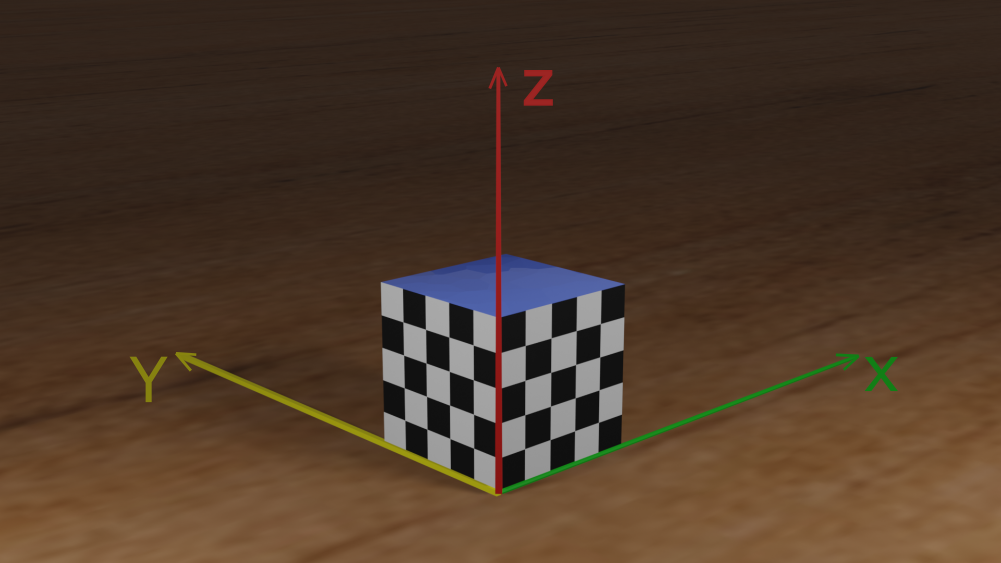
#> input picture Camera Calibration/Geometry/checkboard.png, 2002 x 1126 px (shown at 1/2 size)
$ jupyter execute temp.ipynb
#> lines starting #> are read from the running program, lines starting #| are printed output that depends on the picture; after the words box and inside, x2 and y2 are one past the last pixel; in counts of white or black regions, pixels touching at a corner belong together
[cell 1]
import numpy as np

[cell 2]
import numpy as np
from typing import List, Tuple
import cv2

from cv2 import cvtColor, COLOR_BGR2GRAY, TERM_CRITERIA_EPS, TERM_CRITERIA_MAX_ITER, \
    findChessboardCorners, cornerSubPix, drawChessboardCorners

'''
Please do Not change or add any imports.
'''

#task1

def findRot_xyz2XYZ(alpha: float, beta: float, gamma: float) -> np.ndarray:
    '''
    Args:
        alpha, beta, gamma: They are the rotation angles along x, y and z axis respectly.
            Note that they are angles, not radians.
    Return:
        A 3x3 numpy array represents the rotation matrix from xyz to XYZ.

    '''
    #rot_xyz2XYZ = np.eye(3).astype(float)

    # Your implementation

    rot_xyz2XYZ = np.matmul(rotate_matrix_along_z(gamma), np.matmul(rotate_matrix_along_x(beta), rotate_matrix_along_z(alpha)))

    return rot_xyz2XYZ


def findRot_XYZ2xyz(alpha: float, beta: float, gamma: float) -> np.ndarray:
    '''
    Args:
        alpha, beta, gamma: They are the rotation angles of the 3 step respectly.
            Note that they are angles, not radians.
    Return:
        A 3x3 numpy array represents the rotation matrix from XYZ to xyz.

    '''
    rot_XYZ2xyz = np.eye(3).astype(float)

    # Your implementation

    rot_XYZ2xyz = np.matmul(rotate_matrix_along_z(-alpha), np.matmul(rotate_matrix_along_x(-beta), rotate_matrix_along_z(-gamma)))

    return rot_XYZ2xyz

"""
If your implementation requires implementing other functions. Please implement all the functions you design under here.
But remember the above "findRot_xyz2XYZ()" and "findRot_XYZ2xyz()" functions are the only 2 function that will be called in task1.py.
"""

# Your functions for task1

def rotate_matrix_along_x(angle):
    radians = np.radians(angle)

    rot_x = np.array([[1,0,0],[0, np.cos(radians), -np.sin(radians)],[0, np.sin(radians), np.cos(radians)]])

    return rot_x

def rotate_matrix_along_z(angle):
    radians = np.radians(angle)

    rot_z = np.array([[np.cos(radians), -np.sin(radians), 0],[np.sin(radians), np.cos(radians),0], [0,0,1]])

    return rot_z

[cell 3]
rot_xyz2XYZ = findRot_xyz2XYZ(15, 30, 20)
rot_XYZ2xyz = findRot_XYZ2xyz(15, 30, 20)

[cell 4]
np.linalg.det(rot_xyz2XYZ)

[cell 5]
np.linalg.det(rot_XYZ2xyz)

[cell 6]
point = np.array([1,0,0]).T
rot_XYZ2xyz @ rot_xyz2XYZ @ point

[cell 7]
point = np.array([0,1,0]).T
rot_XYZ2xyz @ rot_xyz2XYZ @ point

[cell 8]
point = np.array([0,0,1]).T
rot_XYZ2xyz @ rot_xyz2XYZ @ point

[cell 9]
# Test case 1
alpha = 45.0  # Rotation angle along x-axis
beta = 30.0   # Rotation angle along y-axis
gamma = 60.0  # Rotation angle along z-axis

# Calculate the rotation matrix from xyz to XYZ
rot_xyz2XYZ = findRot_xyz2XYZ(alpha, beta, gamma)

# Calculate the rotation matrix from XYZ to xyz
rot_XYZ2xyz = findRot_XYZ2xyz(alpha, beta, gamma)

# Check if the inverse relationship holds true
result = np.allclose(np.matmul(rot_xyz2XYZ, rot_XYZ2xyz), np.eye(3))

print("Test case 1:")
print("Rotation Matrix from xyz to XYZ:")
print(rot_xyz2XYZ)
print("Rotation Matrix from XYZ to xyz:")
print(rot_XYZ2xyz)
print("Inverse Relationship Test Result:", result)
print()

[cell 10]
# Test case 2
alpha = 90.0  # Rotation angle along x-axis
beta = 90.0   # Rotation angle along y-axis
gamma = 90.0  # Rotation angle along z-axis

# Calculate the rotation matrix from xyz to XYZ
rot_xyz2XYZ = findRot_xyz2XYZ(alpha, beta, gamma)

# Calculate the rotation matrix from XYZ to xyz
rot_XYZ2xyz = findRot_XYZ2xyz(alpha, beta, gamma)

# Check if the inverse relationship holds true
result = np.allclose(np.matmul(rot_xyz2XYZ, rot_XYZ2xyz), np.eye(3))

print("Test case 2:")
print("Rotation Matrix from xyz to XYZ:")
print(rot_xyz2XYZ)
print("Rotation Matrix from XYZ to xyz:")
print(rot_XYZ2xyz)
print("Inverse Relationship Test Result:", result)
print()

[cell 11]
# Test case 3
alpha = 0.0   # Rotation angle along x-axis
beta = 0.0    # Rotation angle along y-axis
gamma = 180.0 # Rotation angle along z-axis

# Calculate the rotation matrix from xyz to XYZ
rot_xyz2XYZ = findRot_xyz2XYZ(alpha, beta, gamma)

# Calculate the rotation matrix from XYZ to xyz
rot_XYZ2xyz = findRot_XYZ2xyz(alpha, beta, gamma)

# Check if the inverse relationship holds true
result = np.allclose(np.matmul(rot_xyz2XYZ, rot_XYZ2xyz), np.eye(3))

print("Test case 3:")
print("Rotation Matrix from xyz to XYZ:")
print(rot_xyz2XYZ)
print("Rotation Matrix from XYZ to xyz:")
print(rot_XYZ2xyz)
print("Inverse Relationship Test Result:", result)

### Part-2

[cell 12]
from typing import List, Tuple
import cv2
import numpy as np
from matplotlib import pyplot as plt
from cv2 import cvtColor, COLOR_BGR2GRAY, TERM_CRITERIA_EPS, TERM_CRITERIA_MAX_ITER, \
    findChessboardCorners, cornerSubPix, drawChessboardCorners

##### Question-1

[cell 13]
clr_img = cv2.imread('Geometry/checkboard.png')
#> clr_img is the input picture: shape (1126, 2002, 3); mean B, G, R 40.6, 56.2, 76.2

[cell 14]
def find_corner_img_coord(image: np.ndarray) -> np.ndarray:
    '''
    Args:
        image: Input image of size MxNx3. M is the height of the image. N is the width of the image. 3 is the channel of the image.
    Return:
        A numpy array of size 32x2 that represents the 32 checkerboard corners' pixel coordinates.
        The pixel coordinate is defined such that the of top-left corner is (0, 0) and the bottom-right corner of the image is (N, M).
    '''
    #img_coord = np.zeros([32, 2], dtype=float)

    # Your implementation
    PATTERN = (8,4)
    gray_img = cvtColor(image, COLOR_BGR2GRAY)
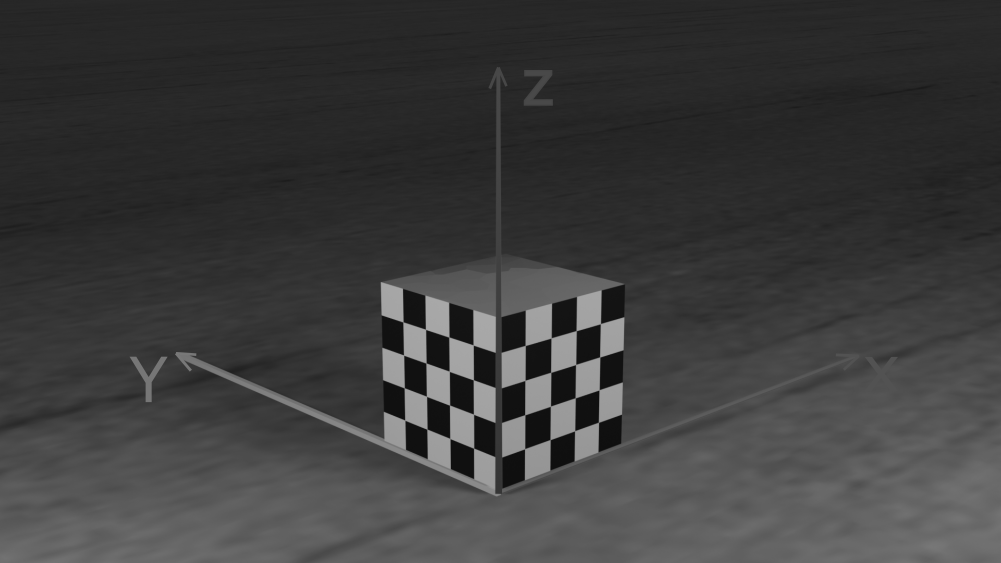
#> gray_img: shape (1126, 2002) (shown at 1/2 size); min 15, max 169, mean 60.4
    ret, corners = findChessboardCorners(gray_img, PATTERN, None)
#> ret = True; corners = 32 rows, first 8: [852.6, 660.3], [897.7, 675.1], [947.6, 691.5], [997.5, 704], [1051, 691.3], [1102.4, 676.5], [1153, 662.2], [1194, 658]

    criteria = (TERM_CRITERIA_EPS + TERM_CRITERIA_MAX_ITER, 30, 0.001)
    if ret:
        img_coord = cornerSubPix(gray_img, corners, (11,11), (-1,-1), criteria)
#> img_coord = 32 rows, first 8: [851.6, 659.2], [898.3, 674.5], [946.8, 690.5], [998.3, 706.5], [1050.8, 691.4], [1102.6, 676.4], [1152.8, 661.8], [1201.2, 647.8]
        img_coord = img_coord.reshape(32,2)
#> img_coord = 32 pairs, first value 851.6 to 1201.2, second value 647.8 to 913.8

    return img_coord

def find_corner_world_coord(img_coord: np.ndarray) -> np.ndarray:
    '''
    You can output the world coord manually or through some algorithms you design. Your output should be the same order with img_coord.
    Args:
        img_coord: The image coordinate of the corners. Note that you do not required to use this as input,
        as long as your output is in the same order with img_coord.
    Return:
        A numpy array of size 32x3 that represents the 32 checkerboard corners' pixel coordinates.
        The world coordinate or each point should be in form of (x, y, z).
        The axis of the world coordinate system are given in the image. The output results should be in milimeters.
    '''
    #world_coord = np.zeros([32, 3], dtype=float)

    # Your implementation
    world_coord = []
    for z_coord in [40,30, 20, 10]:
        for coord in [-30,-20,-10, 0 ,10, 20, 30, 40]:
            if coord < 0:
                coord_point  = [0 ,-coord, z_coord]
            elif coord >=0:
                coord_point = [coord, 0, z_coord]
            world_coord.append(coord_point)
    world_coord = np.array(world_coord)

    return world_coord


def find_intrinsic(img_coord: np.ndarray, world_coord: np.ndarray) -> Tuple[float, float, float, float]:
    '''
    Use the image coordinates and world coordinates of the 32 point to calculate the intrinsic parameters.
    Args:
        img_coord: The image coordinate of the 32 corners. This is a 32x2 numpy array.
        world_coord: The world coordinate of the 32 corners. This is a 32x3 numpy array.
    Returns:
        fx, fy: Focal length.
        (cx, cy): Principal point of the camera (in pixel coordinate).
    '''

    # [6 lines of commented-out code are left out]
    P = solving_for_intrinsic_and_extrinsic_matrix(img_coord, world_coord)

    # [5 lines of commented-out code are left out]

    m1 = P[0, :3]
    m2 = P[1, :3]
    m3 = P[2,:3]


    cx = m1.T @ m3
    cy = m2.T @ m3

    fx = np.sqrt(m1.T@m1 - np.square(cx))
    fy = np.sqrt(m2.T@m2 - np.square(cy))

    return fx, fy, cx, cy


def find_extrinsic(img_coord: np.ndarray, world_coord: np.ndarray) -> Tuple[np.ndarray, np.ndarray]:
    '''
    Use the image coordinates, world coordinates of the 32 point and the intrinsic parameters to calculate the extrinsic parameters.
    Args:
        img_coord: The image coordinate of the 32 corners. This is a 32x2 numpy array.
        world_coord: The world coordinate of the 32 corners. This is a 32x3 numpy array.
    Returns:
        R: The rotation matrix of the extrinsic parameters. It is a 3x3 numpy array.
        T: The translation matrix of the extrinsic parameters. It is a 1-dimensional numpy array with length of 3.
    '''

    #R = np.eye(3).astype(float)
    #T = np.zeros(3, dtype=float)

    # Your implementation
    P = solving_for_intrinsic_and_extrinsic_matrix(img_coord, world_coord)

    fx, fy, ox, oy = find_intrinsic(img_coord, world_coord)

    r31, r32, r33, tz = P[2]

    r11 = (P[0,0] - ox*r31)/fx
    r12 = (P[0,1] - ox*r32)/fx
    r13 = (P[0,2] - ox*r33)/fx
    tx = (P[0,3] - ox*tz)/fx

    r21 = (P[1,0] - oy*r31)/fy
    r22 = (P[1,1] - oy*r32)/fy
    r23 = (P[1,2] - oy*r33)/fy
    ty = (P[1,3] - oy*tz)/fy


    R = np.array([[r11, r12, r13],[r21, r22, r23], [r31, r32, r33]])

    t = np.array([tx, ty, tz])


    return R, t


"""
If your implementation requires implementing other functions. Please implement all the functions you design under here.
But remember the above 4 functions are the only ones that will be called in task2.py.
"""

# Your functions for task2

def solving_for_intrinsic_and_extrinsic_matrix(img_coord, world_coord):
    A = []
    for idx in range(len(img_coord)):
        x, y = img_coord[idx]
        X,Y,Z = world_coord[idx]

        row1 = [X, Y, Z, 1, 0, 0, 0, 0, -x*X, -x*Y, -x*Z, -x]
        row2 = [0, 0, 0, 0, X, Y, Z, 1, -y*X, -y*Y, -y*Z, -y]
        A.append(row1)
        A.append(row2)

    A = np.array(A)

    """
    A = U*S*V.T (SVD)
    A.T*A = (U*S*V.T).T * (U*S*V.T)
    A.T*A = (V.T).T * S.T * U.T * U * S * V.T
    A.T*A = V * S.T * (U.T * U) * S * V.T

    as U is unitary matrix U.T*U = I

    A.T*A = V * S.T * (I) * S * V.T
    A.T*A = V*(S.T*S)*V.T

    As S is a diagnol matrix S.T*S = S^2

    A.T*A = V*S^2*V.T

    As A.T*A is a square matrix we can do Eigen decomposition.

    Q*L*Q.T = V*S^2*V.T

    Q = V
    L = S^2

    V columns contains Eigen Vectors and V.T rows contain Eigen Vectors.
    As Singular values or in order the last singular values is the minimum and last eigen vector is
    its corresponding vector
    """
    _ , _ ,  Vt = np.linalg.svd(A)

    P = Vt[-1].reshape(3,4)

    scale_factor = 1/np.sqrt(np.square(P[2,0])+np.square(P[2,1])+np.square(P[2,2]))


    return scale_factor*P

[cell 15]
img_coord = find_corner_img_coord(clr_img)

[cell 16]
img_coord.shape
#> Out = (32, 2)

[cell 17]
clr_img2 = cv2.imread('Geometry/checkboard.png')

[cell 18]
drawChessboardCorners(clr_img, (8,4), img_coord, True)
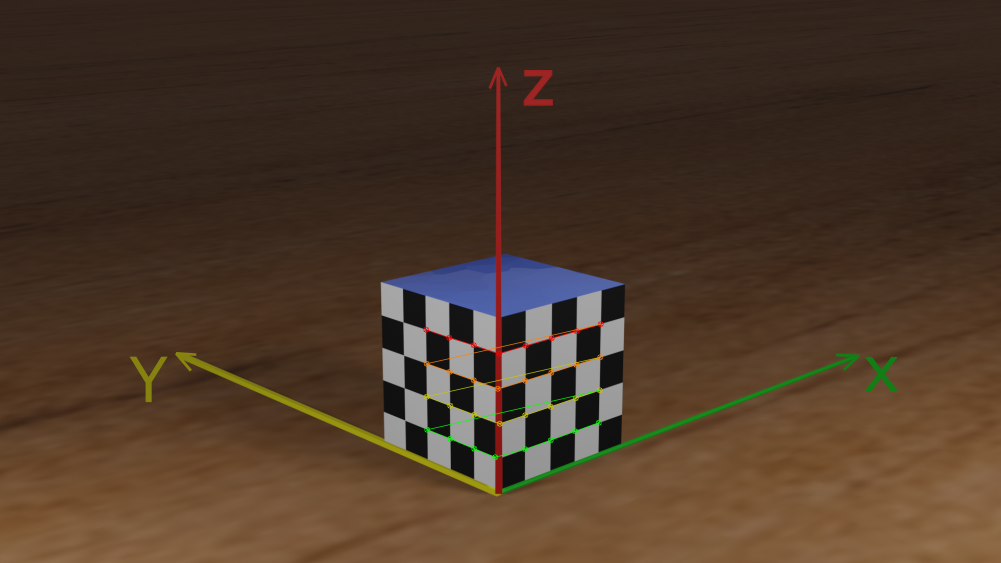
#> clr_img: shape (1126, 2002, 3) (shown at 1/2 size); 0.43% of pixels changed, all inside (x1, y1, x2, y2) = (846, 642, 1208, 921)
plt.figure(figsize=(20, 20))
plt.imshow(clr_img)

#### Question 2

[cell 19]
world_coord = find_corner_world_coord(img_coord)
#> world_coord = 32 rows, first 8: [0, 30, 40], [0, 20, 40], [0, 10, 40], [0, 0, 40], [10, 0, 40], [20, 0, 40], [30, 0, 40], [40, 0, 40]

[cell 20]
world_coord.shape
#> Out = (32, 3)

[cell 21]
import matplotlib.pyplot as plt
from mpl_toolkits.mplot3d import Axes3D
import numpy as np

# Create a figure and a 3D axis
fig = plt.figure()
ax = fig.add_subplot(111, projection='3d')

# Create a list of unique colors for each point
colors = plt.cm.viridis(np.linspace(0, 1, len(world_coord)))
#> colors = 32 rows, first 6: [0.267, 0.00487, 0.329, 1], [0.277, 0.0503, 0.376, 1], [0.282, 0.095, 0.417, 1], [0.283, 0.136, 0.453, 1], [0.278, 0.18, 0.487, 1], [0.269, 0.219, 0.51, 1]

# Scatter plot with different colors for each point
#ax.line(world_coord[:, 0], world_coord[:, 1], world_coord[:, 2], c=colors, marker='o')
for i in range(len(world_coord) - 1):
    ax.plot(world_coord[i:i+2, 0], world_coord[i:i+2, 1], world_coord[i:i+2, 2], color=colors[i], marker='o')
#> this loop made 31 passes

# Customize the plot as needed
ax.set_xlabel('X Label')
ax.set_ylabel('Y Label')
ax.set_zlabel('Z Label')

# Show the plot
plt.show()
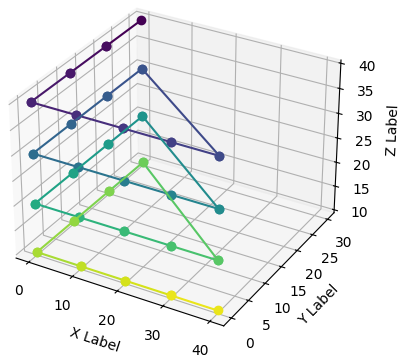
#> figure drawn by matplotlib, 1 panel

#### Question 3

[cell 22]
fx, fy, ox, oy = find_intrinsic(img_coord, world_coord)
#> the loop in solving_for_intrinsic_and_extrinsic_matrix, `for idx in range(len(img_coord)):` made 32 passes
#> (x, y, X, Y, Z, row1, row2) on passes 1 to 4: (851.6, 659.2, 0, 30, 40, [0, 30, 40, 1, 0, 0, 0, 0, 0, -25547.5, -34063.3, -851.6], [0, 0, 0, 0, 0, 30, 40, 1, 0, -19775.4, -26367.2, -659.2]), (898.3, 674.5, 0, 20, 40, [0, 20, 40, 1, 0, 0, 0, 0, 0, -17966, -35932, -898.3], [0, 0, 0, 0, 0, 20, 40, 1, 0, -13490.9, -26981.7, -674.5]), (946.8, 690.5, 0, 10, 40, [0, 10, 40, 1, 0, 0, 0, 0, 0, -9467.9, -37871.4, -946.8], [0, 0, 0, 0, 0, 10, 40, 1, 0, -6904.6, -27618.6, -690.5]), (998.3, 706.5, 0, 0, 40, [0, 0, 40, 1, 0, 0, 0, 0, 0, 0, -39933.7, -998.3], [0, 0, 0, 0, 0, 0, 40, 1, 0, 0, -28261.1, -706.5])
#> after the loop in solving_for_intrinsic_and_extrinsic_matrix, `for idx in range(len(img_coord)):`: A = 64 items
#> in solving_for_intrinsic_and_extrinsic_matrix, `P = Vt[-1].reshape(3,4)`: P = [[0.00501, -0.00236, -0.000463, 0.711], [-0.000241, -0.000334, -0.00528, 0.703], [1.2e-06, 1.17e-06, -4.81e-07, 0.000714]]
#> in solving_for_intrinsic_and_extrinsic_matrix, `scale_factor = 1/np.sqrt(np.square(P[2,0])+np.square(P[2,1])+np.square..`: scale_factor = 573699.3
#> in find_intrinsic, `P = solving_for_intrinsic_and_extrinsic_matrix(img_coord, world_coord)`: P = [[2872.4, -1352, -265.9, 408156.5], [-138, -191.6, -3031.7, 403137.2], [0.688, 0.671, -0.276, 409.9]]
#> in find_intrinsic, `m1 = P[0, :3]`: m1 = [2872.4, -1352, -265.9]
#> in find_intrinsic, `m2 = P[1, :3]`: m2 = [-138, -191.6, -3031.7]
#> in find_intrinsic, `m3 = P[2,:3]`: m3 = [0.688, 0.671, -0.276]
#> in find_intrinsic, `cx = m1.T @ m3`: cx = 1142
#> in find_intrinsic, `cy = m2.T @ m3`: cy = 613.2
#> in find_intrinsic, `fx = np.sqrt(m1.T@m1 - np.square(cx))`: fx = 2974
#> in find_intrinsic, `fy = np.sqrt(m2.T@m2 - np.square(cy))`: fy = 2978.5
#> fx = 2974; fy = 2978.5; ox = 1142; oy = 613.2

[cell 23]
R, t = find_extrinsic(img_coord, world_coord)
#> the loop in solving_for_intrinsic_and_extrinsic_matrix (call 2), `for idx in range(len(img_coord)):` made 32 passes
#> (x, y, X, Y, Z, row1, row2) on passes 1 to 4: (851.6, 659.2, 0, 30, 40, [0, 30, 40, 1, 0, 0, 0, 0, 0, -25547.5, -34063.3, -851.6], [0, 0, 0, 0, 0, 30, 40, 1, 0, -19775.4, -26367.2, -659.2]), (898.3, 674.5, 0, 20, 40, [0, 20, 40, 1, 0, 0, 0, 0, 0, -17966, -35932, -898.3], [0, 0, 0, 0, 0, 20, 40, 1, 0, -13490.9, -26981.7, -674.5]), (946.8, 690.5, 0, 10, 40, [0, 10, 40, 1, 0, 0, 0, 0, 0, -9467.9, -37871.4, -946.8], [0, 0, 0, 0, 0, 10, 40, 1, 0, -6904.6, -27618.6, -690.5]), (998.3, 706.5, 0, 0, 40, [0, 0, 40, 1, 0, 0, 0, 0, 0, 0, -39933.7, -998.3], [0, 0, 0, 0, 0, 0, 40, 1, 0, 0, -28261.1, -706.5])
#> in find_extrinsic, `fx, fy, ox, oy = find_intrinsic(img_coord, world_coord)`: fx = 2974; fy = 2978.5; ox = 1142; oy = 613.2
#> in find_extrinsic, `r31, r32, r33, tz = P[2]`: r31 = 0.688; r32 = 0.671; r33 = -0.276; tz = 409.9

[cell 24]
R, t
#> Out = ([[0.702, -0.712, 0.0166], [-0.188, -0.203, -0.961], [0.688, 0.671, -0.276]], [-20.15, 50.97, 409.9])

[cell 25]
M_int = np.array([[fx, 0, ox, 0], [0, fy, oy, 0], [0, 0, 1, 0]])
M_int
#> Out = [[2974, 0, 1142, 0], [0, 2978.5, 613.2, 0], [0, 0, 1, 0]]

[cell 26]
M_ext = np.row_stack((np.column_stack((R,t)), [0,0,0,1]))
M_ext
#> Out = [[0.702, -0.712, 0.0166, -20.15], [-0.188, -0.203, -0.961, 50.97], [0.688, 0.671, -0.276, 409.9], [0, 0, 0, 1]]

##### Verify

[cell 27]
P  = solving_for_intrinsic_and_extrinsic_matrix(img_coord, world_coord)

[cell 28]
P_tilde = M_int @ M_ext

[cell 29]
P_tilde
#> Out has the same summary as P in find_intrinsic

[cell 30]
Xw = np.column_stack((world_coord, np.ones(32)))

[cell 31]
#u_tilde = (P @ Xw.T).T

[cell 32]
u_tilde = (P_tilde @ Xw.T).T

[cell 33]
(u_tilde/u_tilde[:,2].reshape(-1,1))[:,:2]
#> Out = 32 pairs, first value 852 to 1201.9, second value 648.2 to 915.8

[cell 34]
img_coord
#> Out has the same summary as img_coord in find_corner_img_coord

[cell 35]
M_int
#> Out = [[2974, 0, 1142, 0], [0, 2978.5, 613.2, 0], [0, 0, 1, 0]]

[cell 36]
R.T@R
#> Out = [[1, 3.5e-05, 0.00241], [3.5e-05, 0.999, -0.00243], [0.00241, -0.00243, 1]]

[cell 37]
fx, fy, ox, oy
#> Out = (2974, 2978.5, 1142, 613.2)

[cell 38]
P_tilde
#> Out has the same summary as P in find_intrinsic

[cell 39]
P
#> Out has the same summary as P in find_intrinsic
